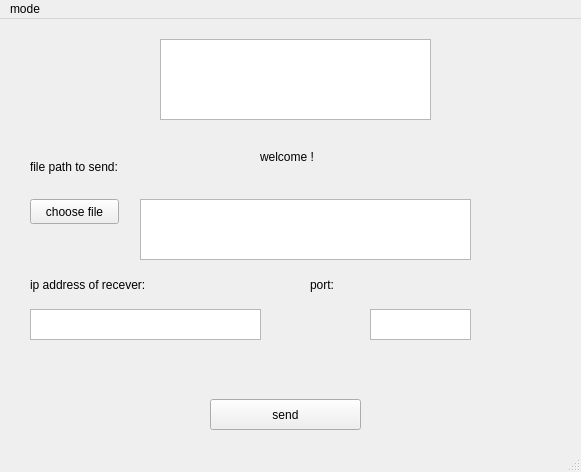
<?xml version="1.0" encoding="UTF-8"?>
<ui version="4.0">
 <class>MainWindow</class>
 <widget class="QMainWindow" name="MainWindow">
  <property name="geometry">
   <rect>
    <x>0</x>
    <y>0</y>
    <width>581</width>
    <height>472</height>
   </rect>
  </property>
  <property name="windowTitle">
   <string>MainWindow</string>
  </property>
  <widget class="QWidget" name="centralwidget">
   <widget class="QPushButton" name="pb_choose_file">
    <property name="geometry">
     <rect>
      <x>30</x>
      <y>180</y>
      <width>89</width>
      <height>25</height>
     </rect>
    </property>
    <property name="text">
     <string>choose file</string>
    </property>
   </widget>
   <widget class="QTextEdit" name="te_file_path">
    <property name="geometry">
     <rect>
      <x>140</x>
      <y>180</y>
      <width>331</width>
      <height>61</height>
     </rect>
    </property>
   </widget>
   <widget class="QTextEdit" name="te_srv_ip">
    <property name="geometry">
     <rect>
      <x>30</x>
      <y>290</y>
      <width>231</width>
      <height>31</height>
     </rect>
    </property>
   </widget>
   <widget class="QLabel" name="lbl_tips_srv_ip">
    <property name="geometry">
     <rect>
      <x>30</x>
      <y>250</y>
      <width>151</width>
      <height>31</height>
     </rect>
    </property>
    <property name="text">
     <string>ip address of recever:</string>
    </property>
   </widget>
   <widget class="QLabel" name="lbl_tips_file_path">
    <property name="geometry">
     <rect>
      <x>30</x>
      <y>140</y>
      <width>161</width>
      <height>16</height>
     </rect>
    </property>
    <property name="text">
     <string>file path to send:</string>
    </property>
   </widget>
   <widget class="QPushButton" name="pb_apply">
    <property name="geometry">
     <rect>
      <x>210</x>
      <y>380</y>
      <width>151</width>
      <height>31</height>
     </rect>
    </property>
    <property name="text">
     <string>send</string>
    </property>
   </widget>
   <widget class="QGraphicsView" name="gv_logo">
    <property name="geometry">
     <rect>
      <x>160</x>
      <y>20</y>
      <width>271</width>
      <height>81</height>
     </rect>
    </property>
   </widget>
   <widget class="QLabel" name="lbl_welcome">
    <property name="geometry">
     <rect>
      <x>260</x>
      <y>130</y>
      <width>81</width>
      <height>16</height>
     </rect>
    </property>
    <property name="text">
     <string>welcome !</string>
    </property>
   </widget>
   <widget class="QLabel" name="lbl_error_setting">
    <property name="geometry">
     <rect>
      <x>120</x>
      <y>320</y>
      <width>371</width>
      <height>51</height>
     </rect>
    </property>
    <property name="text">
     <string/>
    </property>
   </widget>
   <widget class="QLabel" name="lbl_tips_port">
    <property name="geometry">
     <rect>
      <x>310</x>
      <y>250</y>
      <width>67</width>
      <height>31</height>
     </rect>
    </property>
    <property name="text">
     <string>port:</string>
    </property>
   </widget>
   <widget class="QTextEdit" name="te_port">
    <property name="geometry">
     <rect>
      <x>370</x>
      <y>290</y>
      <width>101</width>
      <height>31</height>
     </rect>
    </property>
   </widget>
  </widget>
  <widget class="QMenuBar" name="mb_choose_mode">
   <property name="geometry">
    <rect>
     <x>0</x>
     <y>0</y>
     <width>581</width>
     <height>22</height>
    </rect>
   </property>
   <property name="defaultUp">
    <bool>false</bool>
   </property>
   <property name="nativeMenuBar">
    <bool>true</bool>
   </property>
   <widget class="QMenu" name="menumode">
    <property name="title">
     <string>mode</string>
    </property>
    <addaction name="actionSend_file"/>
    <addaction name="separator"/>
    <addaction name="actionReceive_file"/>
    <addaction name="separator"/>
   </widget>
   <addaction name="menumode"/>
  </widget>
  <widget class="QStatusBar" name="statusbar"/>
  <action name="actionSend_file">
   <property name="text">
    <string>Send file</string>
   </property>
  </action>
  <action name="actionReceive_file">
   <property name="text">
    <string>Receive file</string>
   </property>
  </action>
  <action name="actionport">
   <property name="text">
    <string>port</string>
   </property>
  </action>
 </widget>
 <resources/>
 <connections/>
</ui>
